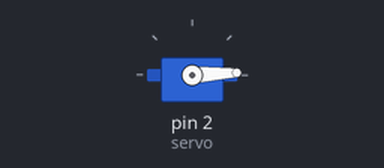
A sketch run on a simulated Arduino Uno, built with avr-gcc and run on an emulated ATmega328P. On the bench: servo.

Above: at 0.05 s.
At 0.9 s:
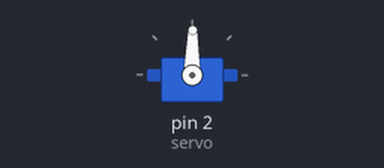
At 1.75 s:
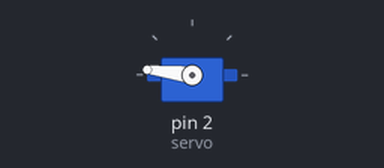
At 3.45 s:
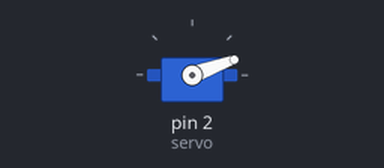
Timing chart, 0 to 8.4 s (numbered marks = the images above):
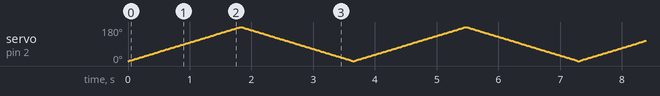

The sketch:

Servo.ino
```cpp
#include <Servo.h>

Servo servo;

void setup() {
  // put your setup code here, to run once:
  servo.attach(2);
}

void loop() {
  // put your main code here, to run repeatedly:
 for(int angle = 0; angle <= 180; angle++){
  servo.write(angle);
  delay(10);
 }
  for(int angle = 180; angle >= 0; angle--){
  servo.write(angle);
  delay(10);
}
}
```
